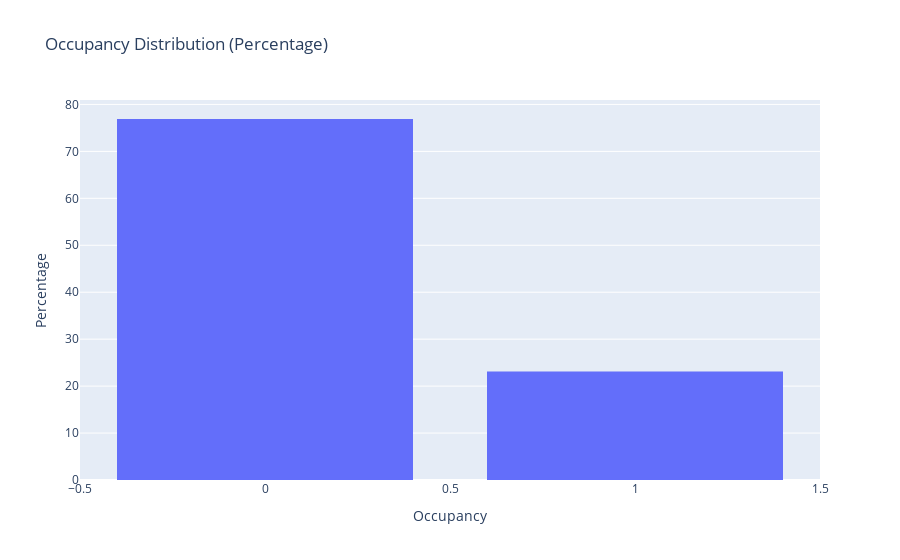

The cell this chart's notebook holds for it:
### Markdown cell above
### Occupancy Distribution

### Code cell
import plotly.express as px

fig = px.histogram(
    df,
    x='Occupancy',
    nbins=2,
    histnorm='percent',
    title='Occupancy Distribution (Percentage)'
)
fig.update_layout(
    xaxis_title='Occupancy',
    yaxis_title='Percentage',
    bargap=0.2
)
fig.show()

### Figure 1 — Plotly figure (JSON) as saved in the notebook; plotly's stock layout.template omitted (floating-point values rounded to 4 significant figures; data arrays with more than 128 entries replaced by an {"elided": "..."} marker saying what was removed)
{"data": [{"bingroup": "x", "histnorm": "percent", "hovertemplate": "Occupancy=%{x}<br>percent=%{y}<extra></extra>", "legendgroup": "", "marker": {"color": "#636efa", "pattern": {"shape": ""}}, "name": "", "nbinsx": 2, "orientation": "v", "showlegend": false, "type": "histogram", "x": {"elided": "20560 int values"}, "xaxis": "x", "yaxis": "y"}], "layout": {"bargap": 0.2, "barmode": "relative", "legend": {"tracegroupgap": 0}, "title": {"text": "Occupancy Distribution (Percentage)"}, "xaxis": {"anchor": "y", "domain": [0, 1], "title": {"text": "Occupancy"}}, "yaxis": {"anchor": "x", "domain": [0, 1], "title": {"text": "Percentage"}}}}
